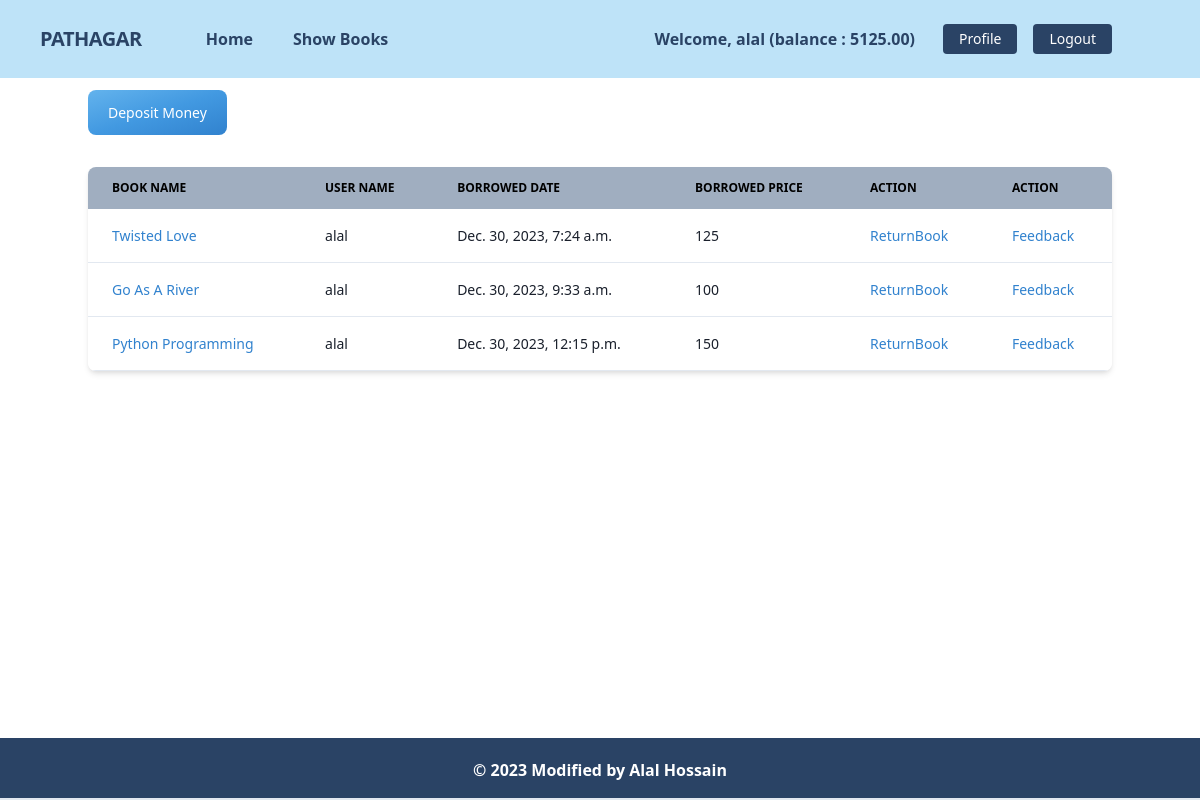
The app's page /users/profile/ (signed in) with its own data.
### Library_User/models.py (models this page shows, shortened)
class UserAccountModel(models.Model):
    user = models.OneToOneField(User, related_name='account', on_delete=models.CASCADE)
    account_no = models.IntegerField(unique=True)
    balance = models.DecimalField(default=0, max_length=12, max_digits=1000000000000, decimal_places=2)

class BorrowedBookModel(models.Model):
    user = models.ForeignKey(User, on_delete=models.CASCADE)
    book = models.ForeignKey(BookModel, on_delete=models.CASCADE)
    borrowed_date = models.DateTimeField(auto_now_add=True)

### Library/models.py (models this page shows)
class BookModel(models.Model):
    image = models.ImageField(upload_to='book/uploads/', blank=True, null=True)
    title = models.CharField(max_length=100)
    description = models.TextField()
    borrowing_price = models.CharField(max_length=15)
    category = models.ManyToManyField(Category)
    def __str__(self):
        return self.title

### Library_User/views.py (the view)
# urls.py: path('profile/',  views.profileview, name='profile'),
def profileview(request):
    data = BorrowedBookModel.objects.filter(user=request.user)
    return render(request, 'profile.html', {'data':data})

### Library_User/templates/profile.html (shortened to what this page needs)
{% extends "base.html" %}
{% load static %}
{% block content %}
<button class="text-white mt-3 bg-gradient-to-br from-blue-400 via-blue-500 to-blue-600 hover:bg-gradient-to-bl focus:ring-4 focus:outline-none focus:ring-green-200 dark:focus:ring-green-800 font-medium rounded-lg text-sm px-5 py-3 text-center me-2 mb-2"><a href="{% url 'deposit_money' %}">Deposit Money</a></button><br>
<br>
<div class="relative overflow-x-auto shadow-md sm:rounded-lg">
    <table class="w-full text-sm text-left rtl:text-right text-gray-500 dark:text-gray-400">
        <thead class="text-xs text-black uppercase bg-gray-500 dark:bg-gray-700 dark:text-gray-400">
            <tr>
                <th scope="col" class="px-6 py-3">
                    Book name
                </th>
                <th scope="col" class="px-6 py-3">
                    User name
                </th>
                <th scope="col" class="px-6 py-3">
                    Borrowed Date
                </th>
                <th scope="col" class="px-6 py-3">
                    Borrowed Price
                </th>
                <th scope="col" class="px-6 py-3">
                    Action
                </th>
                <th scope="col" class="px-6 py-3">
                    Action
                </th>
            </tr>
        </thead>
        <tbody>
            {% for i in data %}
            <tr class="bg-white border-b dark:bg-gray-800 dark:border-gray-700">
                <th scope="row" class="px-6 py-4 font-medium text-gray-900 whitespace-nowrap dark:text-white">
                    <a class="text-blue-600" href="{% url 'book_details' i.book.id %}">{{i.book}}</a>
                </th>
                <td class="px-6 py-4 font-medium text-gray-900 whitespace-nowrap dark:text-white">
                    {{i.user}}
                </td>
                <td class="px-6 py-4 font-medium text-gray-900 whitespace-nowrap dark:text-white">
                    {{i.borrowed_date}}
                </td>
                <td class="px-6 py-4 font-medium text-gray-900 whitespace-nowrap dark:text-white">
                    {{i.book.borrowing_price}}
                </td>
                <td class="px-6 py-4 font-medium text-gray-900 whitespace-nowrap dark:text-white">
                    <a href="{% url 'returnbook' i.id %}" class="font-medium text-blue-600 dark:text-blue-500 hover:underline">ReturnBook</a>
                </td>
                <td class="px-6 py-4 font-medium text-gray-900 whitespace-nowrap dark:text-white">
                    <a href="{% url 'comment_views' i.book.id %}" class="font-medium text-blue-600 dark:text-blue-500 hover:underline">Feedback </a>
                </td>
            </tr>
            {% endfor %}
        </tbody>
    </table>
</div>
{% endblock content %}

### core/templates/navbar.html (shortened to what this page needs)
<nav class="flex items-center justify-between flex-wrap bg-blue-200 p-6 px-10">
    <div class="flex items-center flex-shrink-0 text-white mr-6">
        <span class="font-semibold text-xl tracking-tight text-blue-900">PATHAGAR</span>
    </div>
    <div class="w-full block flex-grow lg:flex lg:items-center lg:w-auto px-10">
        <div class="flex items-center flex-shrink-0 text-white mr-6">
            <span class="block mt-4 lg:inline-block lg:mt-0 text-blue-900 hover:text-red-900 hover:font-black mr-4"><a href="/"><b>Home</b></a></span>
        </div>
        {% if request.user.is_authenticated %}
            <div class="text-md lg:flex-grow">
                <a href="{% url 'showBook' %}" class="block mt-4 lg:inline-block lg:mt-0 text-blue-900 hover:text-red-900 hover:font-black mr-4">
                    <b>Show Books</b>
                </a>
            </div>
            <div class="flex w-auto">
                <div class="text-blue-900 my-auto font-black px-5">Welcome, {{ request.user.username }} (balance : {{request.user.account.balance}}) </div>
                <a href="{% url 'profile' %}" class="mx-2 inline-block font-medium text-sm px-4 py-2 leading-none bg-blue-900 rounded text-white border-white hover:border-transparent hover:text-dark hover:bg-red-700 mt-4 lg:mt-0">Profile</a>
                <a href="{% url 'logout' %}" class="mx-2 inline-block font-medium text-sm px-4 py-2 leading-none bg-blue-900 rounded text-white border-white hover:border-transparent hover:text-dark hover:bg-red-700 mt-4 lg:mt-0">Logout</a>
            </div>
        {% endif %}
    </div>
</nav>

### records on screen
BorrowedBookModel: book "Twisted Love", user "alal", borrowed_date "Dec. 30, 2023, 7:24 a.m.", book.borrowing_price "125"
BorrowedBookModel: book "Go As A River", user "alal", borrowed_date "Dec. 30, 2023, 9:33 a.m.", book.borrowing_price "100"
BorrowedBookModel: book "Python Programming", user "alal", borrowed_date "Dec. 30, 2023, 12:15 p.m.", book.borrowing_price "150"

### other values on screen
{{ request.user.username }} "alal"
{{ request.user.account.balance }} "5125.00"
